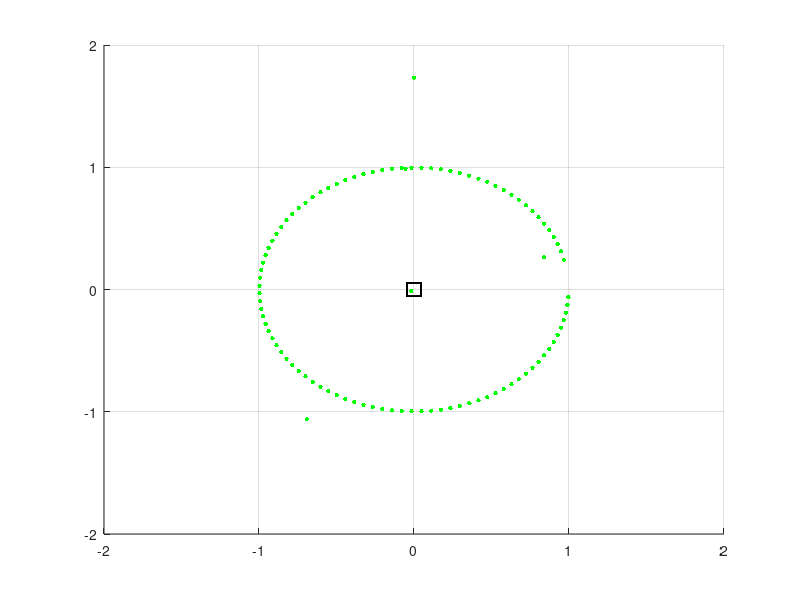

Recreate this plot in MATLAB.
%% D.H. Lineardo, circle

%Barbie 
%Simulation of a 2-axis planar RR robot

clc 
clearvars
clf

l1 = 1;
l2 = 1;

%DH parameters 

%link 1
a1 = l1;
alpha1 = 0;
d1 = 0;

%link 2
a2 = l2;
alpha2 = 0;
d2 = 0;

%radius and number of points on circle
radius = 1;
num_points = 100;

%angles around circle
angles = linspace(0, 2*pi, num_points);

% Calculate target coordinates for each angle
target = [radius * cos(angles); radius * sin(angles)];

%inital guess 
q = [pi/3; pi/3];

%newton-rapson method
for k = 1:num_points
    mu_a = target(:, k);
    theta1 = q(1);
    theta2 = q(2);

    %Jacobian matrix (partial derivative, derived)
    J = [-a2*sin(theta1 + theta2) - a1*sin(theta1), -a2*sin(theta1 + theta2);
          a2*cos(theta1 + theta2) + a1*cos(theta1),  a2*cos(theta1 + theta2);];

    %estimated task space position
    mu_e = [a1*cos(theta1) + a2*cos(theta1 + theta2);
            a1*sin(theta1) + a2*sin(theta1 + theta2)];

    %error (task-space error)
    delta = mu_a - mu_e;

    %tolerance check 
    if abs(delta) < 1e-5
        break;
    end

    %revised joint space positions
    q = q + inv(J)*(delta);

    %plotting the values
    O1x = a1*cos(theta1);
    O1y = a1*sin(theta1);

    O2x = mu_e(1);
    O2y = mu_e(2);

    link1 = line([0, O1x], [0, O1y]);
    link2 = line([O1x, O2x], [O1y, O2y]);

    set(link1, 'lineWidth', 2);
    set(link2, 'lineWidth', 5);

    hold on 
     
    plot(O2x, O2y, 'g.', 'markersize', 10);
    plot(0, 0, 'ks', 'markersize', 10)

    axis([-(a1+a2) (a1+a2) -(a1+a2) (a1+a2)]);

    grid on
    pause(0.1);
    delete(link1);
    delete(link2);
end


